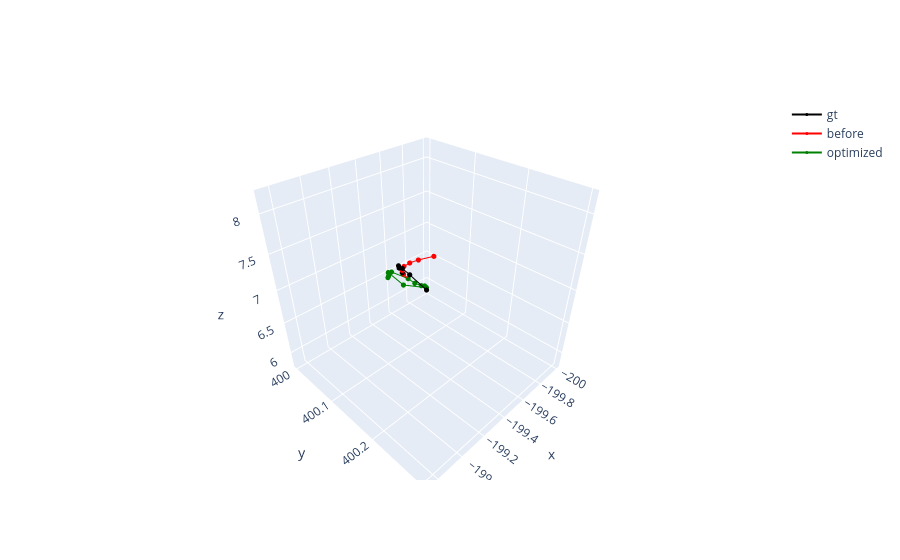

The code cell stored with this chart in its notebook:
### Code cell
fig = go.Figure()

gt_x = poses_gt[0, :, 0].detach().cpu().numpy()
gt_y = poses_gt[0, :, 1].detach().cpu().numpy()
gt_z = poses_gt[0, :, 2].detach().cpu().numpy()

fig.add_trace(go.Scatter3d(
    x=gt_x, 
    y=gt_y,
    z=gt_z,
    mode='lines+markers',
    name='gt',
    line=dict(color='black', width=2),
    marker=dict(size=3)
))

noise_x = poses_noise[0, :, 0].detach().cpu().numpy()
noise_y = poses_noise[0, :, 1].detach().cpu().numpy()
noise_z = poses_noise[0, :, 2].detach().cpu().numpy()

fig.add_trace(go.Scatter3d(
    x=noise_x, 
    y=noise_y,
    z=noise_z,
    mode='lines+markers',
    name='before',
    line=dict(color='red', width=2),
    marker=dict(size=3)
))

opt_x = poses_optimized[0, :, 0].detach().cpu().numpy()
opt_y = poses_optimized[0, :, 1].detach().cpu().numpy()
opt_z = poses_optimized[0, :, 2].detach().cpu().numpy()


fig.add_trace(go.Scatter3d(
    x=opt_x, 
    y=opt_y,
    z=opt_z,
    mode='lines+markers',
    name='optimized',
    line=dict(color='green', width=2),
    marker=dict(size=3)
))

fig.show()

### Figure 1 — Plotly figure (JSON) as saved in the notebook; plotly's stock layout.template omitted (floating-point values rounded to 4 significant figures)
{"data": [{"line": {"color": "black", "width": 2}, "marker": {"size": 3}, "mode": "lines+markers", "name": "gt", "type": "scatter3d", "x": [-200.0, -200.0, -200.0, -199.9, -199.8, -199.7, -199.5, -199.4, -199.2, -199.1, -198.9, -198.8], "y": [400.0, 400.0, 400.0, 400.0, 400.0, 400.0, 400.0, 400.1, 400.1, 400.2, 400.2, 400.3], "z": [5.822, 5.875, 5.933, 5.983, 6.15, 6.402, 6.727, 7.049, 7.382, 7.679, 7.925, 8.193]}, {"line": {"color": "red", "width": 2}, "marker": {"size": 3}, "mode": "lines+markers", "name": "before", "type": "scatter3d", "x": [-200.0, -200.0, -200.0, -199.9, -199.8, -199.7, -199.6, -199.5, -199.3, -199.3, -199.2, -199.1], "y": [400.0, 400.0, 400.0, 400.0, 400.0, 400.0, 400.0, 400.1, 400.1, 400.1, 400.2, 400.2], "z": [5.822, 5.875, 5.933, 5.983, 6.15, 6.402, 6.673, 6.93, 7.207, 7.469, 7.697, 7.962]}, {"line": {"color": "green", "width": 2}, "marker": {"size": 3}, "mode": "lines+markers", "name": "optimized", "type": "scatter3d", "x": [-200.0, -200.0, -200.0, -199.9, -199.8, -199.7, -199.5, -199.3, -199.2, -199.1, -199.0, -198.9], "y": [400.0, 400.0, 400.0, 400.0, 400.0, 400.0, 400.0, 400.1, 400.1, 400.1, 400.2, 400.3], "z": [5.822, 5.875, 5.933, 5.983, 6.15, 6.402, 6.725, 6.929, 7.193, 7.514, 7.685, 8.002]}], "layout": {}}
